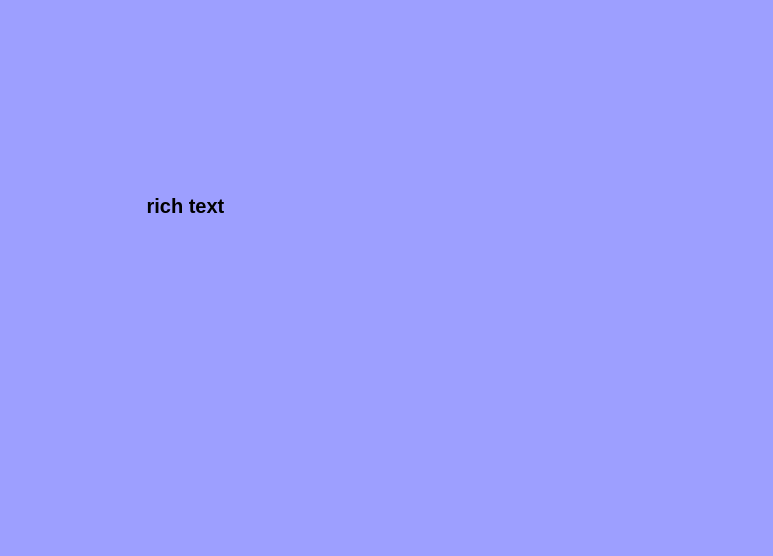
<?xml version="1.0" encoding="UTF-8"?>
<ui version="4.0">
 <class>MainWindow</class>
 <widget class="QMainWindow" name="MainWindow">
  <property name="geometry">
   <rect>
    <x>0</x>
    <y>0</y>
    <width>773</width>
    <height>556</height>
   </rect>
  </property>
  <property name="windowTitle">
   <string>MainWindow</string>
  </property>
  <property name="styleSheet">
   <string notr="true">background-color: rgb(157, 159, 255);</string>
  </property>
  <widget class="QWidget" name="centralwidget">
   <widget class="QLabel" name="imagen">
    <property name="geometry">
     <rect>
      <x>70</x>
      <y>230</y>
      <width>261</width>
      <height>241</height>
     </rect>
    </property>
    <property name="styleSheet">
     <string notr="true"/>
    </property>
    <property name="text">
     <string>&lt;html&gt;&lt;head/&gt;&lt;body&gt;&lt;p&gt;&lt;img src=&quot;:/ejercicios/elyochi.jpg&quot;/&gt;&lt;/p&gt;&lt;/body&gt;&lt;/html&gt;</string>
    </property>
   </widget>
   <widget class="QLabel" name="label_2">
    <property name="geometry">
     <rect>
      <x>110</x>
      <y>180</y>
      <width>151</width>
      <height>51</height>
     </rect>
    </property>
    <property name="font">
     <font>
      <pointsize>15</pointsize>
      <weight>75</weight>
      <bold>true</bold>
     </font>
    </property>
    <property name="text">
     <string>rich text</string>
    </property>
    <property name="alignment">
     <set>Qt::AlignCenter</set>
    </property>
   </widget>
   <widget class="QLabel" name="label_3">
    <property name="geometry">
     <rect>
      <x>50</x>
      <y>50</y>
      <width>151</width>
      <height>91</height>
     </rect>
    </property>
    <property name="font">
     <font>
      <pointsize>15</pointsize>
      <weight>75</weight>
      <bold>true</bold>
     </font>
    </property>
    <property name="text">
     <string/>
    </property>
    <property name="pixmap">
     <pixmap resource="../Archivos/Recursos.qrc">:/ejercicios/FIT_logo_vertical.png</pixmap>
    </property>
    <property name="scaledContents">
     <bool>true</bool>
    </property>
    <property name="alignment">
     <set>Qt::AlignCenter</set>
    </property>
   </widget>
   <widget class="QLabel" name="label_4">
    <property name="geometry">
     <rect>
      <x>460</x>
      <y>30</y>
      <width>191</width>
      <height>91</height>
     </rect>
    </property>
    <property name="font">
     <font>
      <pointsize>15</pointsize>
      <weight>75</weight>
      <bold>true</bold>
     </font>
    </property>
    <property name="text">
     <string/>
    </property>
    <property name="pixmap">
     <pixmap resource="../Archivos/Recursos.qrc">:/ejercicios/log_uat_nuevo.png</pixmap>
    </property>
    <property name="scaledContents">
     <bool>true</bool>
    </property>
    <property name="alignment">
     <set>Qt::AlignCenter</set>
    </property>
   </widget>
   <widget class="QLabel" name="label_5">
    <property name="geometry">
     <rect>
      <x>480</x>
      <y>300</y>
      <width>171</width>
      <height>141</height>
     </rect>
    </property>
    <property name="font">
     <font>
      <pointsize>15</pointsize>
      <weight>75</weight>
      <bold>true</bold>
     </font>
    </property>
    <property name="text">
     <string/>
    </property>
    <property name="pixmap">
     <pixmap resource="../Archivos/Recursos.qrc">:/ejercicios/wero.jpg</pixmap>
    </property>
    <property name="scaledContents">
     <bool>true</bool>
    </property>
    <property name="alignment">
     <set>Qt::AlignCenter</set>
    </property>
   </widget>
   <zorder>label_2</zorder>
   <zorder>imagen</zorder>
   <zorder>label_3</zorder>
   <zorder>label_4</zorder>
   <zorder>label_5</zorder>
  </widget>
  <widget class="QMenuBar" name="menubar">
   <property name="geometry">
    <rect>
     <x>0</x>
     <y>0</y>
     <width>773</width>
     <height>26</height>
    </rect>
   </property>
  </widget>
  <widget class="QStatusBar" name="statusbar"/>
 </widget>
 <resources>
  <include location="../Archivos/Recursos.qrc"/>
 </resources>
 <connections/>
</ui>
